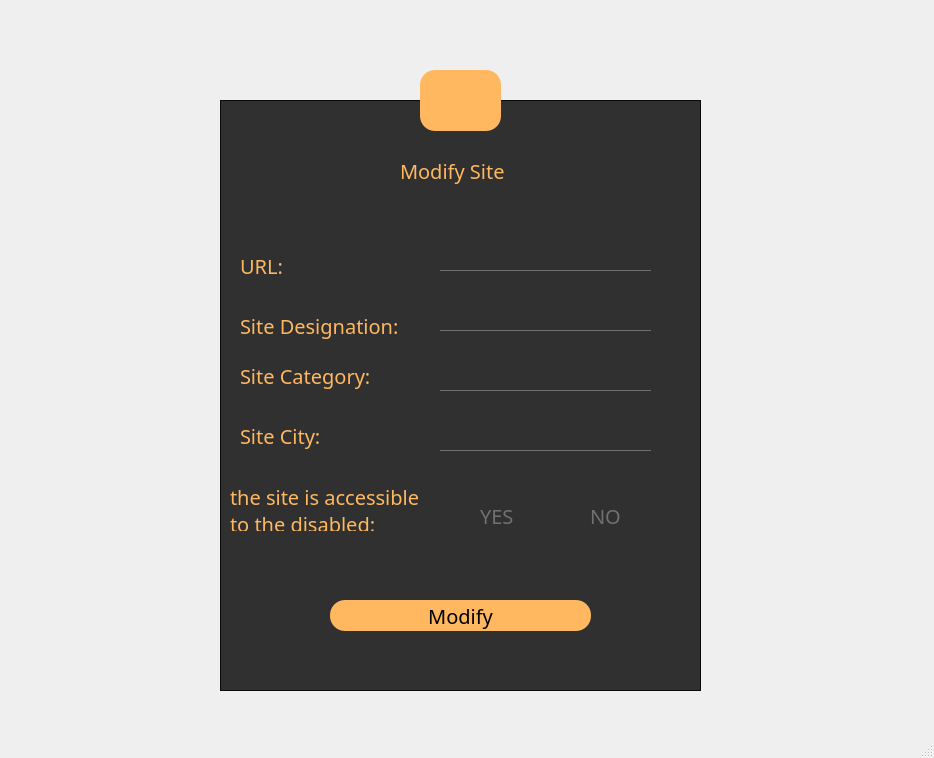
<?xml version="1.0" encoding="UTF-8"?>
<ui version="4.0">
 <class>ModifyWindow</class>
 <widget class="QMainWindow" name="ModifyWindow">
  <property name="geometry">
   <rect>
    <x>0</x>
    <y>0</y>
    <width>934</width>
    <height>758</height>
   </rect>
  </property>
  <property name="windowTitle">
   <string>MainWindow</string>
  </property>
  <property name="styleSheet">
   <string notr="true">*{
	font-family:century gothic;
	font-size:20px;
}
QFrame
{
	background:#333;
	background:rgba(0,0,0,0.8);

}
#ModifyWindow{
	border-image: url(:/pref0/InterfaceChoisie.jpeg);
}
QPushButton
{
background: #ffb860;
border-radius:15px;
}
QToolButton
{
background: #ffb860;
border-radius:15px;
}
QLabel
{
	color:#ffb860;
	background:transparent;

}
QPushButton
{
color:Black;
border-radius:15px;
}

QPushButton:hover
{
color:#333;
border-radius:15px;
background:#49ebff;
}
QLineEdit
{
background:transparent;
border:none;
color:#717072;
border-bottom:1px solid #717072;
}
QRadioButton{
background:transparent;
border:none;
color:#717072;

}
</string>
  </property>
  <widget class="QWidget" name="centralwidget">
   <widget class="QFrame" name="frame">
    <property name="geometry">
     <rect>
      <x>220</x>
      <y>100</y>
      <width>481</width>
      <height>591</height>
     </rect>
    </property>
    <property name="frameShape">
     <enum>QFrame::StyledPanel</enum>
    </property>
    <property name="frameShadow">
     <enum>QFrame::Raised</enum>
    </property>
    <widget class="QLabel" name="label">
     <property name="geometry">
      <rect>
       <x>180</x>
       <y>50</y>
       <width>111</width>
       <height>41</height>
      </rect>
     </property>
     <property name="text">
      <string>Modify Site</string>
     </property>
    </widget>
    <widget class="QPushButton" name="pushButton">
     <property name="geometry">
      <rect>
       <x>110</x>
       <y>500</y>
       <width>261</width>
       <height>31</height>
      </rect>
     </property>
     <property name="text">
      <string>Modify</string>
     </property>
    </widget>
    <widget class="QLineEdit" name="lineEdit">
     <property name="geometry">
      <rect>
       <x>220</x>
       <y>140</y>
       <width>211</width>
       <height>31</height>
      </rect>
     </property>
     <property name="text">
      <string/>
     </property>
    </widget>
    <widget class="QLineEdit" name="lineEdit_2">
     <property name="geometry">
      <rect>
       <x>220</x>
       <y>200</y>
       <width>211</width>
       <height>31</height>
      </rect>
     </property>
     <property name="text">
      <string/>
     </property>
    </widget>
    <widget class="QLineEdit" name="lineEdit_3">
     <property name="geometry">
      <rect>
       <x>220</x>
       <y>260</y>
       <width>211</width>
       <height>31</height>
      </rect>
     </property>
     <property name="text">
      <string/>
     </property>
    </widget>
    <widget class="QLineEdit" name="lineEdit_4">
     <property name="geometry">
      <rect>
       <x>220</x>
       <y>320</y>
       <width>211</width>
       <height>31</height>
      </rect>
     </property>
     <property name="text">
      <string/>
     </property>
    </widget>
    <widget class="QLabel" name="label_2">
     <property name="geometry">
      <rect>
       <x>20</x>
       <y>150</y>
       <width>81</width>
       <height>31</height>
      </rect>
     </property>
     <property name="text">
      <string>URL:</string>
     </property>
    </widget>
    <widget class="QLabel" name="label_3">
     <property name="geometry">
      <rect>
       <x>20</x>
       <y>210</y>
       <width>171</width>
       <height>31</height>
      </rect>
     </property>
     <property name="text">
      <string>Site Designation:</string>
     </property>
    </widget>
    <widget class="QLabel" name="label_4">
     <property name="geometry">
      <rect>
       <x>20</x>
       <y>260</y>
       <width>141</width>
       <height>31</height>
      </rect>
     </property>
     <property name="text">
      <string>Site Category:</string>
     </property>
    </widget>
    <widget class="QLabel" name="label_5">
     <property name="geometry">
      <rect>
       <x>20</x>
       <y>320</y>
       <width>111</width>
       <height>31</height>
      </rect>
     </property>
     <property name="text">
      <string>Site City:</string>
     </property>
    </widget>
    <widget class="QLabel" name="label_6">
     <property name="geometry">
      <rect>
       <x>10</x>
       <y>390</y>
       <width>201</width>
       <height>41</height>
      </rect>
     </property>
     <property name="text">
      <string>the site is accessible 
to the disabled:</string>
     </property>
    </widget>
    <widget class="QRadioButton" name="radioButton">
     <property name="geometry">
      <rect>
       <x>240</x>
       <y>400</y>
       <width>61</width>
       <height>31</height>
      </rect>
     </property>
     <property name="text">
      <string>YES</string>
     </property>
    </widget>
    <widget class="QRadioButton" name="radioButton_2">
     <property name="geometry">
      <rect>
       <x>350</x>
       <y>400</y>
       <width>71</width>
       <height>31</height>
      </rect>
     </property>
     <property name="text">
      <string>NO</string>
     </property>
    </widget>
   </widget>
   <widget class="QToolButton" name="toolButton">
    <property name="geometry">
     <rect>
      <x>420</x>
      <y>70</y>
      <width>81</width>
      <height>61</height>
     </rect>
    </property>
    <property name="text">
     <string/>
    </property>
    <property name="icon">
     <iconset resource="images1.qrc">
      <normaloff>:/pref1/images/ModifyIcon.jpeg</normaloff>:/pref1/images/ModifyIcon.jpeg</iconset>
    </property>
    <property name="iconSize">
     <size>
      <width>30</width>
      <height>64</height>
     </size>
    </property>
   </widget>
  </widget>
  <widget class="QStatusBar" name="statusbar"/>
 </widget>
 <resources>
  <include location="images1.qrc"/>
 </resources>
 <connections/>
</ui>
